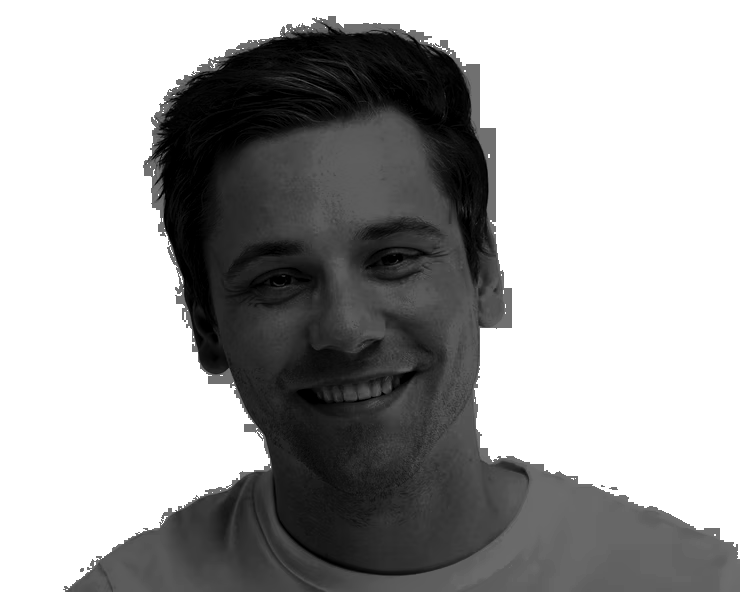
#> input picture equalized/b_min_50_equalized.tiff, 740 x 592 px
$ python haar_testbench.py
#> lines starting #> are read from the running program, lines starting #| are printed output that depends on the picture; after the words box and inside, x2 and y2 are one past the last pixel; in counts of white or black regions, pixels touching at a corner belong together
import argparse
import cv2
import os
import cv2

# Haar cascades URL: https://github.com/opencv/opencv/tree/3.4/data/haarcascades

root_path = os.path.dirname(os.path.abspath(__file__))

# image file names
# ./smile_sample_1.tiff
# ./equalized/smile_sample_1_equalized.tiff
# ./equalized/b_min_50_equalized.tiff
# ./equalized/smile_sample_1_sobel_1_2_equalized.tiff
# ./equalized/smile_sample_1_gaussian_1_5_equalized.tiff
# ./equalized/smile_sample_1_gaussian_3_equalized.tiff
# ./equalized/smile_sample_1_gaussian_5_equalized.tiff
# ./brightness/b_plus_10.tiff
# ./brightness/b_min_10.tiff
# ./brightness/b_min_50.tiff
# ./log/smile_sample_1_log.tiff
# ./inverselog/smile_sample_1_inv.tiff
# ./powerlaw/smile_sample_1_gamma_0_5.tiff
# ./powerlaw/smile_sample_1_gamma_1_2.tiff
# ./powerlaw/smile_sample_1_gamma_1_8.tiff
# ./powerlaw/smile_sample_1_gamma_2_5.tiff
# ./edges/smile_sample_1_sobel_0_5.tiff
# ./edges/smile_sample_1_sobel_1_2.tiff
# ./edges/smile_sample_1_sobel_1_5.tiff
# ./edges/smile_sample_1_sobel_2.tiff
# ./edges/smile_sample_1_gaussian_0_5.tiff
# ./edges/smile_sample_1_gaussian_1_5.tiff
# ./edges/smile_sample_1_gaussian_3.tiff
# ./edges/smile_sample_1_gaussian_5.tiff

# conversion
file = './equalized/b_min_50_equalized.tiff'
filename = file.split('/')[-1].split('.tiff')[0]
frame = cv2.imread(file, cv2.IMREAD_COLOR)
#> frame is the input picture: shape (592, 740, 3); min 0, max 255, mean 165.2
gray = cv2.cvtColor(frame, cv2.COLOR_BGR2GRAY)

ap = argparse.ArgumentParser()
ap.add_argument("-c", "--cascades", type=str, default="cascades",
	help="path to input directory containing haar cascades")
args = vars(ap.parse_args())

detectorPaths = {
	"face": "haarcascade_frontalface_default.xml",
	"eyes": "haarcascade_eye.xml",
	"smile": "haarcascade_smile.xml",
}

print("[INFO] loading haar cascades...")
detectors = {}

for (name, path) in detectorPaths.items():

	path = os.path.join(root_path, args["cascades"], path)
	detectors[name] = cv2.CascadeClassifier(path)

faceRects = detectors["face"].detectMultiScale(
	gray, scaleFactor=1.05, minNeighbors=5, minSize=(30, 30),
	flags=cv2.CASCADE_SCALE_IMAGE)
#> faceRects = [[190, 147, 300, 300]]
for (fX, fY, fW, fH) in faceRects:
	faceROI = gray[fY:fY+ fH, fX:fX + fW]
	eyeRects = detectors["eyes"].detectMultiScale(
		faceROI, scaleFactor=1.1, minNeighbors=10,
		minSize=(15, 15), flags=cv2.CASCADE_SCALE_IMAGE)
	smileRects = detectors["smile"].detectMultiScale(
		faceROI, scaleFactor=1.1, minNeighbors=10,
		minSize=(15, 15), flags=cv2.CASCADE_SCALE_IMAGE)
	for (eX, eY, eW, eH) in eyeRects:
		ptA = (fX + eX, fY + eY)
		ptB = (fX + eX + eW, fY + eY + eH)
		cv2.rectangle(frame, ptA, ptB, (0, 0, 255), 2)
	for (sX, sY, sW, sH) in smileRects:
		ptA = (fX + sX, fY + sY)
		ptB = (fX + sX + sW, fY + sY + sH)
		cv2.rectangle(frame, ptA, ptB, (255, 0, 0), 2)
	cv2.rectangle(frame, (fX, fY), (fX + fW, fY + fH),
		(0, 255, 0), 2)
#> this loop made 1 pass
#> (fX, fY, fW, fH, eyeRects, smileRects) on pass 1: (190, 147, 300, 300, [[160, 77, 69, 69], [43, 90, 89, 89]], [[46, 128, 80, 40], [157, 86, 103, 51], [101, 208, 137, 69]])
#> pass 1, `faceROI = gray[fY:fY+ fH, fX:fX + fW]`:
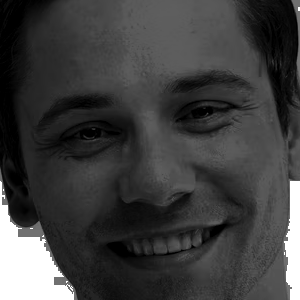
#> faceROI: shape (300, 300); min 0, max 255, mean 62.6
#> after the loop:
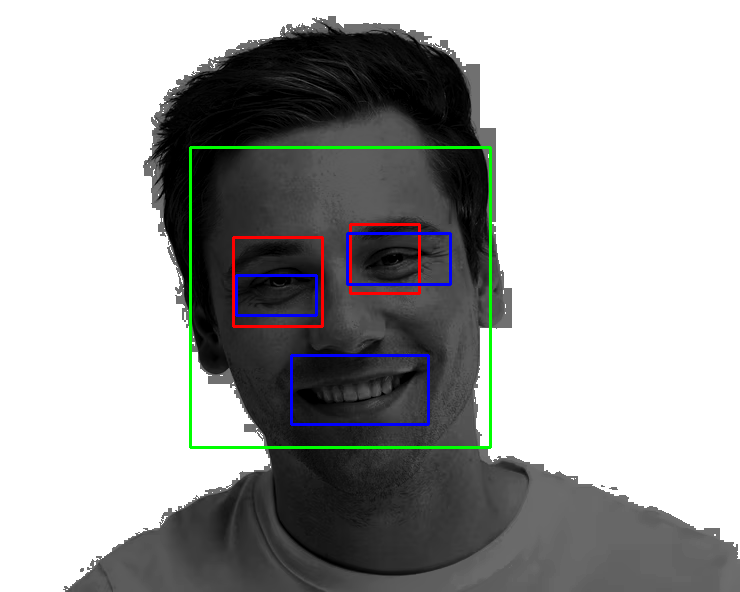
#> frame: shape (592, 740, 3); 1.9% of pixels changed, all inside (x1, y1, x2, y2) = (189, 146, 492, 449)

cv2.imwrite('./results/' + filename + '_result.tiff', frame)

while(1):
	cv2.imshow("Frame", frame)
	key = cv2.waitKey(1) & 0xFF
#> (key q is pressed here)
	if key == ord("q"):
		break
cv2.destroyAllWindows()
